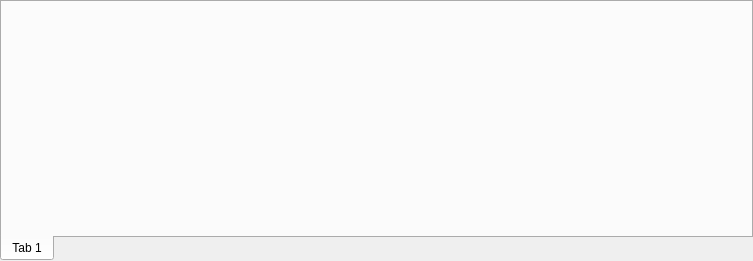
<?xml version="1.0" encoding="UTF-8"?>
<ui version="4.0">
 <class>BottomPanel</class>
 <widget class="QDockWidget" name="BottomPanel">
  <property name="geometry">
   <rect>
    <x>0</x>
    <y>0</y>
    <width>753</width>
    <height>261</height>
   </rect>
  </property>
  <property name="windowTitle">
   <string>BottomPanel</string>
  </property>
  <widget class="QWidget" name="dockWidgetContents">
   <layout class="QHBoxLayout" name="horizontalLayout">
    <property name="spacing">
     <number>0</number>
    </property>
    <property name="leftMargin">
     <number>0</number>
    </property>
    <property name="topMargin">
     <number>0</number>
    </property>
    <property name="rightMargin">
     <number>0</number>
    </property>
    <property name="bottomMargin">
     <number>0</number>
    </property>
    <item>
     <widget class="QTabWidget" name="m_tabWidget">
      <property name="tabPosition">
       <enum>QTabWidget::South</enum>
      </property>
      <property name="tabShape">
       <enum>QTabWidget::Rounded</enum>
      </property>
      <widget class="QWidget" name="tab">
       <attribute name="title">
        <string>Tab 1</string>
       </attribute>
      </widget>
     </widget>
    </item>
   </layout>
  </widget>
 </widget>
 <resources>
  <include location="../../../Resource/App.qrc"/>
 </resources>
 <connections/>
</ui>
